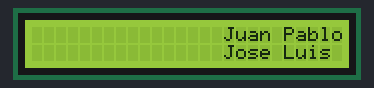
Recording of a sketch running on a simulated Arduino Uno, built with avr-gcc and run on an emulated ATmega328P. Shown: 26×2 character LCD.

Above: at 0.14 s.
At 0.76 s:
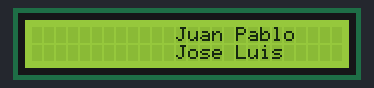
At 1.38 s:
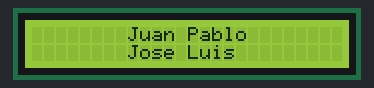
At 2.0 s:
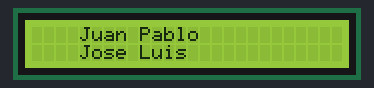
At 2.6 s:
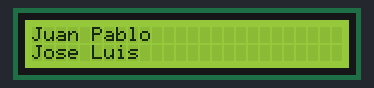

The sketch:

P4A1-NombresLCD.ino
```cpp
#include <LiquidCrystal.h>

LiquidCrystal lcd(12,11,5,4,3,2);

int pos;
void setup() {
  lcd.begin(26,2);
  pos = 16;
}

void loop() {
  lcd.setCursor(pos,0);
  lcd.print("Juan Pablo");
  lcd.setCursor(pos,1);
  lcd.print("Jose Luis");
  if(pos > 0){
    pos -=1;
    delay(150);
    lcd.clear();
  }
}
```
